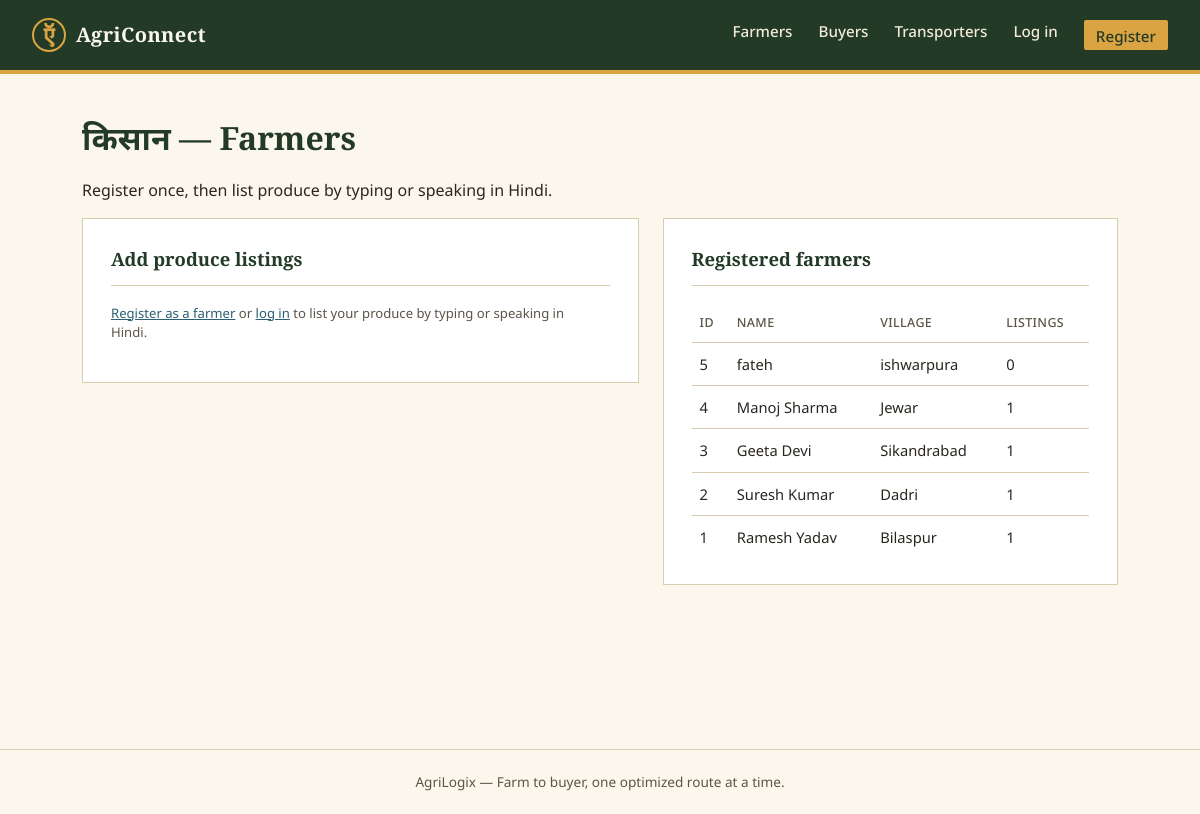
The page /farmer on the database its author committed.
### models.py (models this page shows)
class Farmer(Base):
    __tablename__ = "farmers"
    id = Column(Integer, primary_key=True)
    user_id = Column(Integer, ForeignKey("users.id"), unique=True, nullable=True)
    name = Column(String(120), nullable=False)
    phone = Column(String(20))
    village = Column(String(120))
    lat = Column(Float, nullable=False)
    lon = Column(Float, nullable=False)
    created_at = Column(DateTime, default=datetime.utcnow)
    user = relationship("User")
    produce = relationship("Produce", back_populates="farmer")

### routers/farmers.py (the view)
@router.get("/farmer", response_class=HTMLResponse)
def farmer_page(request: Request, db: Session = Depends(get_db)):
    farmers = db.query(Farmer).order_by(Farmer.id.desc()).all()
    crops = sorted(set(voice.CROP_DICTIONARY.values()))
    user = get_current_user(request, db)
    my_farmer = db.query(Farmer).filter_by(user_id=user.id).first() if user and user.role == "farmer" else None
    return render(
        request, db, "farmer.html",
        {"farmers": farmers, "crops": crops, "voice_enabled": voice.VOICE_ENABLED, "my_farmer": my_farmer},
    )

### templates/farmer.html (shortened to what this page needs)
{% extends "base.html" %}
{% block content %}
<h1>किसान — Farmers</h1>
<p>Register once, then list produce by typing or speaking in Hindi.</p>
<div class="grid-2">
  <div>
    {% if my_farmer %}
    <div class="panel">
      <h2>Your profile</h2>
      <p><strong>{{ my_farmer.name }}</strong> — {{ my_farmer.village or '—' }}</p>
    </div>
    <div class="panel">
      <h2>1. List produce — टाइप करें (type)</h2>
      <form id="produce-form">
        <div class="field-row">
          <div><label>Crop (English key)</label>
            <select name="crop_key">
              {% for c in crops %}<option value="{{ c }}">{{ c }}</option>{% endfor %}
            </select>
          </div>
          <div><label>Crop name in Hindi</label><input name="crop_name_hindi" placeholder="टमाटर"></div>
        </div>
        <div class="field-row">
          <div><label>Quantity (kg)</label><input name="quantity_kg" type="number" step="any" required></div>
          <div><label>Price per kg (₹)</label><input name="price_per_kg" type="number" step="any"></div>
        </div>
        <button type="submit" class="gold">Add listing</button>
      </form>
      <div id="produce-result" class="notice" style="display:none;"></div>
    </div>
    <div class="panel">
      <h2>2. List produce — बोलकर बताएं (speak in Hindi)</h2>
      <div class="voice-row">
        <button type="button" class="mic-btn" id="mic-btn" title="Click to record">●</button>
        <span class="voice-status" id="voice-status">Click the mic, say e.g. "मेरे पास 100 किलो टमाटर हैं, 18 रुपये किलो"</span>
      </div>
      <div id="voice-confirm" style="display:none;">
        <div class="notice">Heard: <em id="voice-transcript"></em></div>
        <div class="field-row">
          <div><label>Crop</label><input id="vc-crop" name="crop_key"></div>
          <div><label>Quantity (kg)</label><input id="vc-qty" type="number" step="any"></div>
        </div>
        <div class="field-row">
          <div><label>Price per kg (₹)</label><input id="vc-price" type="number" step="any"></div>
          <div></div>
        </div>
        <button type="button" id="voice-confirm-btn" class="gold">Confirm &amp; save listing</button>
      </div>
    </div>
    {% else %}
    <div class="panel">
      <h2>Add produce listings</h2>
      <p class="helptext">
        {% if current_user %}
          You're logged in as a {{ current_user.role }}. Only farmer accounts can add produce listings.
        {% else %}
          <a href="/register">Register as a farmer</a> or <a href="/login">log in</a> to list your produce by typing or speaking in Hindi.
        {% endif %}
      </p>
    </div>
    {% endif %}
  </div>
  <div class="panel">
    <h2>Registered farmers</h2>
    {% if farmers %}
    <table>
      <thead><tr><th>ID</th><th>Name</th><th>Village</th><th>Listings</th></tr></thead>
      <tbody>
      {% for f in farmers %}
        <tr><td>{{ f.id }}</td><td>{{ f.name }}</td><td>{{ f.village or '—' }}</td><td>{{ f.produce|length }}</td></tr>
      {% endfor %}
      </tbody>
    </table>
    {% else %}
    <div class="empty-state">No farmers yet.</div>
    {% endif %}
  </div>
</div>
{% endblock %}

### templates/base.html (shortened to what this page needs)
<!DOCTYPE html>
<html lang="en">
<head>
<link rel="stylesheet" href="/static/css/style.css">
</head>
<body>
<header class="topbar">
  <a class="brand" href="/">
    <span class="brand-mark">ऍ</span>
    <span class="brand-name">AgriConnect</span>
  </a>
  <nav class="mainnav">
    {% if current_user %}
      {# Logged in: only show the dashboard link for this account's own role,
         not every role's dashboard. Orders (the full order book) is admin-only. #}
      {% if current_user.role == "farmer" %}
        <a href="/farmer">Farmer Dashboard</a>
      {% elif current_user.role == "buyer" %}
        <a href="/buyer">Buyer Dashboard</a>
      {% elif current_user.role == "transporter" %}
        <a href="/transporter">Transporter Dashboard</a>
      {% elif current_user.role == "admin" %}
        <a href="/farmer">Farmers</a>
        <a href="/buyer">Buyers</a>
        <a href="/transporter">Transporters</a>
      {% endif %}
      {% if current_user.role == "admin" %}
        <a href="/orders">Orders</a>
      {% endif %}
      <span class="navmeta">{{ current_user.username }} ({{ current_user.role }})</span>
      <a href="/logout">Log out</a>
    {% else %}
      <a href="/farmer">Farmers</a>
      <a href="/buyer">Buyers</a>
      <a href="/transporter">Transporters</a>
      <a href="/login">Log in</a>
      <a href="/register" class="navcta">Register</a>
    {% endif %}
  </nav>
</header>
<main class="page">
{% block content %}{% endblock %}
</main>
<footer class="sitefoot">
  <span>AgriLogix — Farm to buyer, one optimized route at a time.</span>
</footer>
</body>
</html>

### static/css/style.css (style rules this page uses)
:root { --soil:#223A26; --soil-2:#2E4B32; --paper:#FBF7EC; --paper-2:#F3EBD8; --turmeric:#D9A441; --turmeric-dark:#B4832C; --route:#2B5F73; --rust:#A8452F; --ink:#2A2620; --ink-soft:#5B5546; --line:#D8CDAE; --radius:2px; }
* { box-sizing:border-box; }
html,body { margin:0;padding:0; }
body { background:var(--paper); color:var(--ink); font-family:'Noto Sans','Noto Sans Devanagari',sans-serif; font-size:16px; line-height:1.5; }
h1,h2,h3,.brand-name { font-family:'Zilla Slab','Noto Sans Devanagari',serif; font-weight:600; color:var(--soil); margin:0 0 .4em 0; }
a { color:var(--route); }
p { max-width:62ch; }
.topbar { display:flex;align-items:center;justify-content:space-between; padding:18px 32px; background:var(--soil); border-bottom:4px solid var(--turmeric); }
.brand { display:flex;align-items:center;gap:10px;text-decoration:none; }
.brand-mark { font-family:'Zilla Slab',serif;font-weight:700;font-size:1.5rem; color:var(--turmeric); width:34px;height:34px;display:flex;align-items:center;justify-content:center; border:2px solid var(--turmeric);border-radius:50%; }
.brand-name { color:var(--paper);font-size:1.25rem;margin:0;letter-spacing:.02em; }
.mainnav { display:flex;gap:26px; }
.mainnav a { color:var(--paper-2);text-decoration:none;font-size:.95rem;font-weight:500; padding-bottom:3px;border-bottom:2px solid transparent; }
.navcta { background:var(--turmeric);color:var(--soil)!important;padding:5px 12px;border-radius:2px;border-bottom:none!important; }
.page { max-width:1100px;margin:0 auto;padding:40px 32px 80px; }
.sitefoot { text-align:center;padding:22px;color:var(--ink-soft);font-size:.85rem; border-top:1px solid var(--line);margin-top:60px; }
.panel { background:#fff;border:1px solid var(--line); padding:26px 28px;margin-bottom:24px; }
.panel h2 { font-size:1.15rem;border-bottom:1px solid var(--line);padding-bottom:12px;margin-bottom:18px; }
.grid-2 { display:grid;grid-template-columns:1.1fr .9fr;gap:24px;align-items:start; }
table { width:100%;border-collapse:collapse;font-size:.92rem; }
th,td { text-align:left;padding:10px 8px;border-bottom:1px solid var(--line); }
th { color:var(--ink-soft);font-weight:500;font-size:.78rem;text-transform:uppercase;letter-spacing:.03em; }
tr:last-child td { border-bottom:none; }
.helptext { font-size:.82rem;color:var(--ink-soft);margin-top:6px; }

### rows shown on the page
Farmer: id "5", name "fateh", village "ishwarpura", produce|length "0"
Farmer: id "4", name "Manoj Sharma", village "Jewar", produce|length "1"
Farmer: id "3", name "Geeta Devi", village "Sikandrabad", produce|length "1"
Farmer: id "2", name "Suresh Kumar", village "Dadri", produce|length "1"
Farmer: id "1", name "Ramesh Yadav", village "Bilaspur", produce|length "1"
